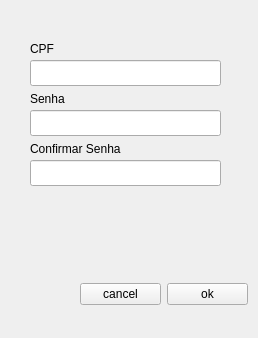
<?xml version="1.0" encoding="UTF-8"?>
<ui version="4.0">
 <class>Signup</class>
 <widget class="QWidget" name="Signup">
  <property name="geometry">
   <rect>
    <x>0</x>
    <y>0</y>
    <width>258</width>
    <height>338</height>
   </rect>
  </property>
  <property name="windowTitle">
   <string>Form</string>
  </property>
  <widget class="QLabel" name="CPFLabel">
   <property name="geometry">
    <rect>
     <x>30</x>
     <y>40</y>
     <width>58</width>
     <height>18</height>
    </rect>
   </property>
   <property name="text">
    <string>CPF</string>
   </property>
  </widget>
  <widget class="QLabel" name="passwdLabel">
   <property name="geometry">
    <rect>
     <x>30</x>
     <y>90</y>
     <width>58</width>
     <height>18</height>
    </rect>
   </property>
   <property name="text">
    <string>Senha</string>
   </property>
  </widget>
  <widget class="QLineEdit" name="cpfInput">
   <property name="geometry">
    <rect>
     <x>30</x>
     <y>60</y>
     <width>191</width>
     <height>26</height>
    </rect>
   </property>
  </widget>
  <widget class="QLineEdit" name="passwdInput">
   <property name="geometry">
    <rect>
     <x>30</x>
     <y>110</y>
     <width>191</width>
     <height>26</height>
    </rect>
   </property>
   <property name="echoMode">
    <enum>QLineEdit::Password</enum>
   </property>
  </widget>
  <widget class="QLabel" name="passwd2Label">
   <property name="geometry">
    <rect>
     <x>30</x>
     <y>140</y>
     <width>111</width>
     <height>18</height>
    </rect>
   </property>
   <property name="text">
    <string>Confirmar Senha</string>
   </property>
  </widget>
  <widget class="QLineEdit" name="confirmpasswdLabel">
   <property name="geometry">
    <rect>
     <x>30</x>
     <y>160</y>
     <width>191</width>
     <height>26</height>
    </rect>
   </property>
   <property name="echoMode">
    <enum>QLineEdit::Password</enum>
   </property>
  </widget>
  <widget class="QWidget" name="layoutWidget">
   <property name="geometry">
    <rect>
     <x>80</x>
     <y>280</y>
     <width>168</width>
     <height>28</height>
    </rect>
   </property>
   <layout class="QHBoxLayout" name="horizontalLayout">
    <item>
     <widget class="QPushButton" name="cancelButton">
      <property name="text">
       <string>cancel</string>
      </property>
     </widget>
    </item>
    <item>
     <widget class="QPushButton" name="okButton">
      <property name="text">
       <string>ok</string>
      </property>
     </widget>
    </item>
   </layout>
  </widget>
  <widget class="QLabel" name="errMsg">
   <property name="geometry">
    <rect>
     <x>30</x>
     <y>210</y>
     <width>191</width>
     <height>31</height>
    </rect>
   </property>
   <property name="text">
    <string/>
   </property>
  </widget>
 </widget>
 <resources/>
 <connections/>
</ui>
